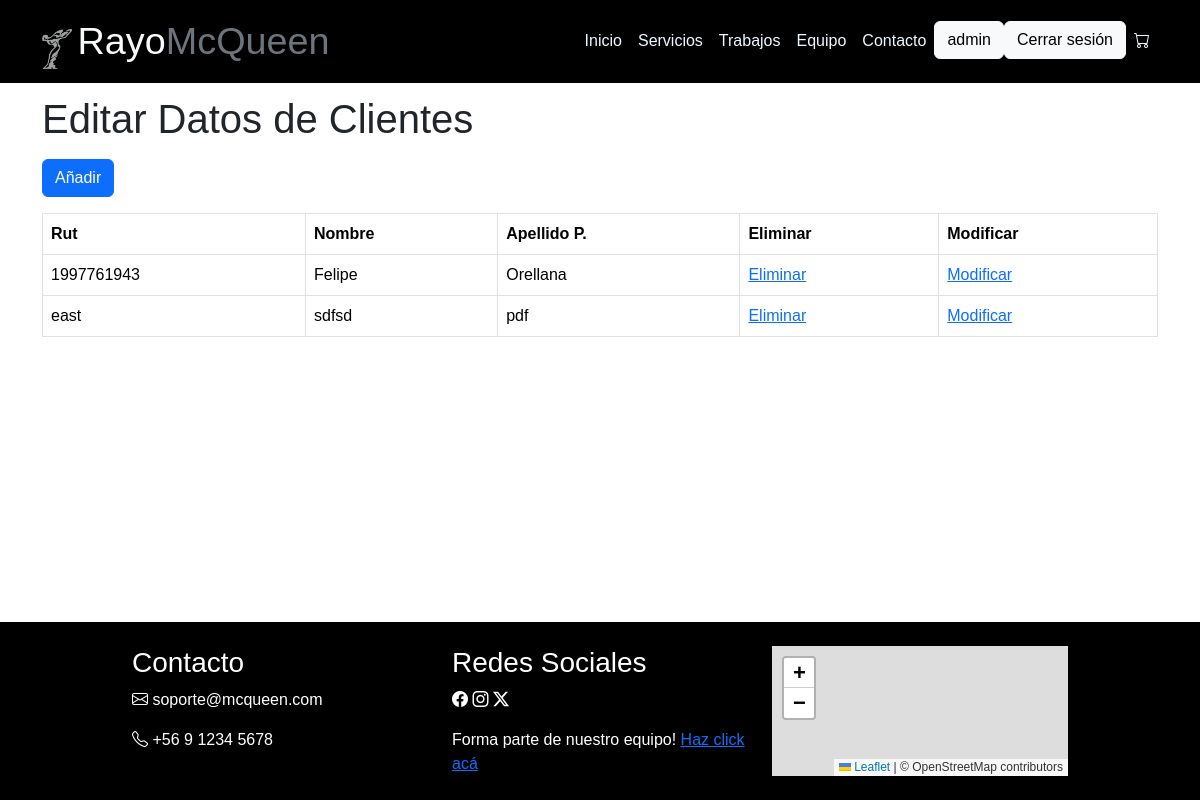
Page /administrador/clientes_del/1 (signed in) on the committed database.
### administrador/models.py (models this page shows, shortened)
class Cliente(models.Model):
    rut              = models.CharField(primary_key=True, max_length=10)
    nombre           = models.CharField(max_length=20)
    apellido_paterno = models.CharField(max_length=20)
    apellido_materno = models.CharField(max_length=20)
    fecha_nacimiento = models.DateField(blank=False, null=False)
    id_genero        = models.ForeignKey('Genero',on_delete=models.CASCADE, db_column='idGenero')
    telefono         = models.CharField(max_length=45)
    email            = models.EmailField(unique=True, max_length=100, blank=True, null=True)
    direccion        = models.CharField(max_length=50, blank=True, null=True)
    activo           = models.IntegerField()

### administrador/views.py (the view)
# urls.py: path('clientes_del/<str:pk>', views.clientes_del, name='clientes_del'),
@permission_required('administrador.can_add_usuario', login_url='index')
def clientes_del(request,pk):
    context={}
    try:
        cliente=Cliente.objects.get(rut=pk)
        cliente.delete()
        mensaje="Bien, datos eliminados ..."
        clientes=Cliente.objects.all()
        context = {'alumnos': clientes, 'mensaje': mensaje}
        return render(request, 'administrador/clientes_list.html', context)
    except:
        mensaje="Error, rut no existe..."
        clientes = Cliente.objects.all()
        context = {'clientes': clientes, 'mensaje': mensaje}
        return render(request, 'administrador/clientes_list.html', context)

### administrador/templates/administrador/clientes_list.html (shortened to what this page needs)
{% load static %}
<!DOCTYPE html>
<html lang="en">
  <head>
  </head>
  <body>
    <div id="navbar">{% include 'taller/navbar.html' %}</div>
    <div class="container" style="margin-top: 1%">
      <h1 class="mb-3">Editar Datos de Clientes</h1>
      <a
        class="btn btn-primary mb-3"
        href="{% url 'clientesAdd' %}"
        role="button"
        >Añadir</a
      >
      <table class="table table-bordered">
        <thead>
          {% if clientes %}
          <th>Rut</th>
          <th>Nombre</th>
          <th>Apellido P.</th>
          <th>Eliminar</th>
          <th>Modificar</th>
          {% for x in clientes %}
          <tr>
            <td>{{ x.rut }}</td>
            <td>{{ x.nombre }}</td>
            <td>{{ x.apellido_paterno }}</td>
            <td><a href="{% url 'clientes_del' pk=x.rut %}">Eliminar</a></td>
            <td>
              <a href="{% url 'clientes_findEdit' pk=x.rut %}">Modificar</a>
            </td>
          </tr>
          {% endfor %} {% endif %}
        </thead>
      </table>
    </div>
    <div id="footer">{% include 'taller/footer.html' %}</div>
  </body>
</html>

### taller/templates/taller/navbar.html (shortened to what this page needs)
{% load static %}
<!DOCTYPE html>
<html lang="en">
  <head>
    {% load bootstrap5 %}
    {% bootstrap_css %}
    <link
      rel="stylesheet"
      href="https://cdn.jsdelivr.net/npm/bootstrap-icons@1.11.3/font/bootstrap-icons.min.css"
    />
    <link rel="stylesheet" href="{% static 'style.css' %}" />
  </head>
  <body>
<nav id="navbar" class="navbar navbar-expand-lg" style="background-color: black">
    <div class="container">
      <a class="navbar-brand"
        ><img src="{% static 'img/rollsroyce.png' %}" alt="error" width="30" height="40" />
        <span class="text-light" style="font-size: 10mm">Rayo</span
        ><span class="text-secondary" style="font-size: 10mm"
          >McQueen</span
        ></a
      >
      <div class="collapse navbar-collapse" id="navbarSupportedContent">
        <ul class="navbar-nav ms-auto mb-2 mb-lg-0">
          <li class="nav-item">
            <a
              class="nav-link active"
              aria-current="page"
              href="{% url 'index' %}"
              style="color: aliceblue"
              >Inicio</a
            >
          </li>
          <li class="nav-item">
            <button
              class="nav-link"
              data-bs-toggle="modal"
              data-bs-target="#exampleModal"
              style="color: aliceblue; background: none; border: none;"
            >
              Servicios
            </button>
          </li>
          <li class="nav-item">
            <a class="nav-link" href="{% url 'trabajos' %}" style="color: aliceblue"
              >Trabajos</a
            >
          </li>
          <li class="nav-item">
            <a class="nav-link" href="{% url 'equipo' %}" style="color: aliceblue"
              >Equipo</a
            >
          </li>
          <li class="nav-item">
            <a class="nav-link" href="{% url 'contacto' %}" style="color: aliceblue"
              >Contacto</a
            >
          </li>
          <li>
            {% if user.is_authenticated %}
              <a type="button" class="btn btn-light" href="{% url 'crud' %}">{{user.username}}</a>
                <li>
                  <a type="button" class="btn btn-light" href="{% url 'logout' %}">Cerrar sesión</a>
                </li>
            {% else %}
              <a type="button" class="btn btn-light" href="{% url 'login' %}">CREAR UNA CUENTA/INGRESA</a>
            {% endif %}
          </li>
          <li class="nav-item">
            <a
              class="nav-link"
              type="button"
              data-bs-toggle="popover"
              title="0 productos"
              data-bs-content="Tu
              carrito está vacío."
              style="color: aliceblue"
              ><i class="bi bi-cart"></i>
            </a>
          </li>
        </ul>
      </div>
    </div>
  </nav>
</body>
</html>

### administrador/static/style.css (style rules this page uses)
* { margin: 0; padding: 0; box-sizing: border-box; font-family: "Gill Sans", "Gill Sans MT", Calibri, "Trebuchet MS", sans-serif; }
body { margin: 0; background-color: white; min-height: 100vh; display: grid; grid-template-rows: auto 1fr auto; }

### rows in the picture
Cliente: rut "1997761943", nombre "Felipe", apellido_paterno "Orellana"
Cliente: rut "east", nombre "sdfsd", apellido_paterno "pdf"

### other values in the picture
{{ user.username }} "admin"
